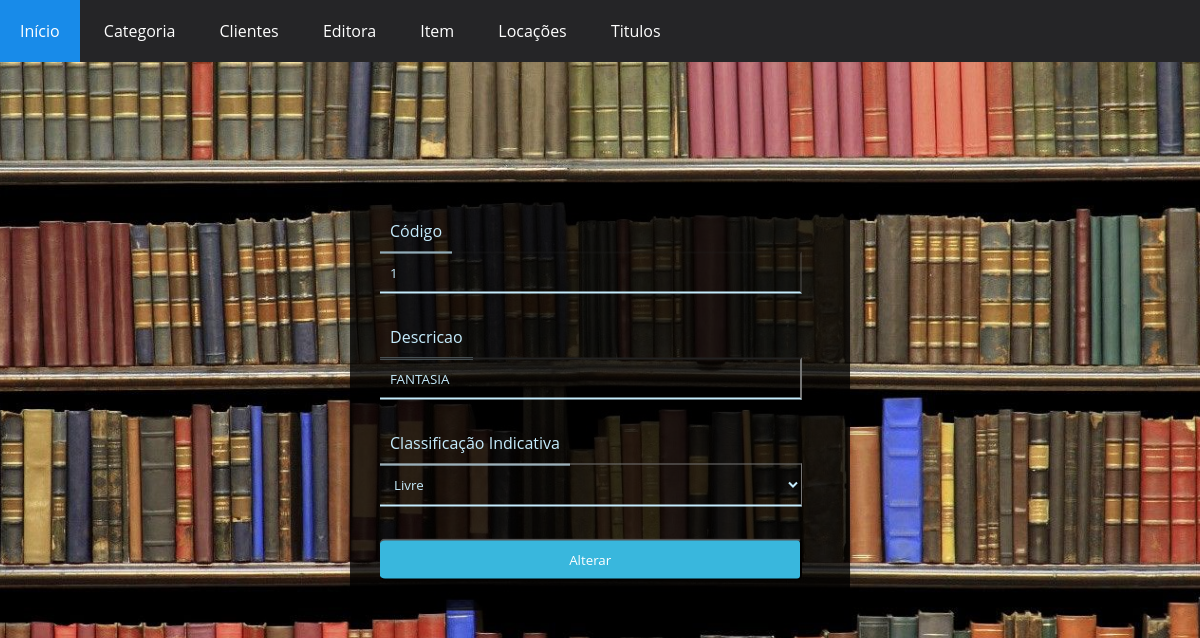
The app's page /Categoria/Alterar/alterar_Categoria.php?Id=1, older data.
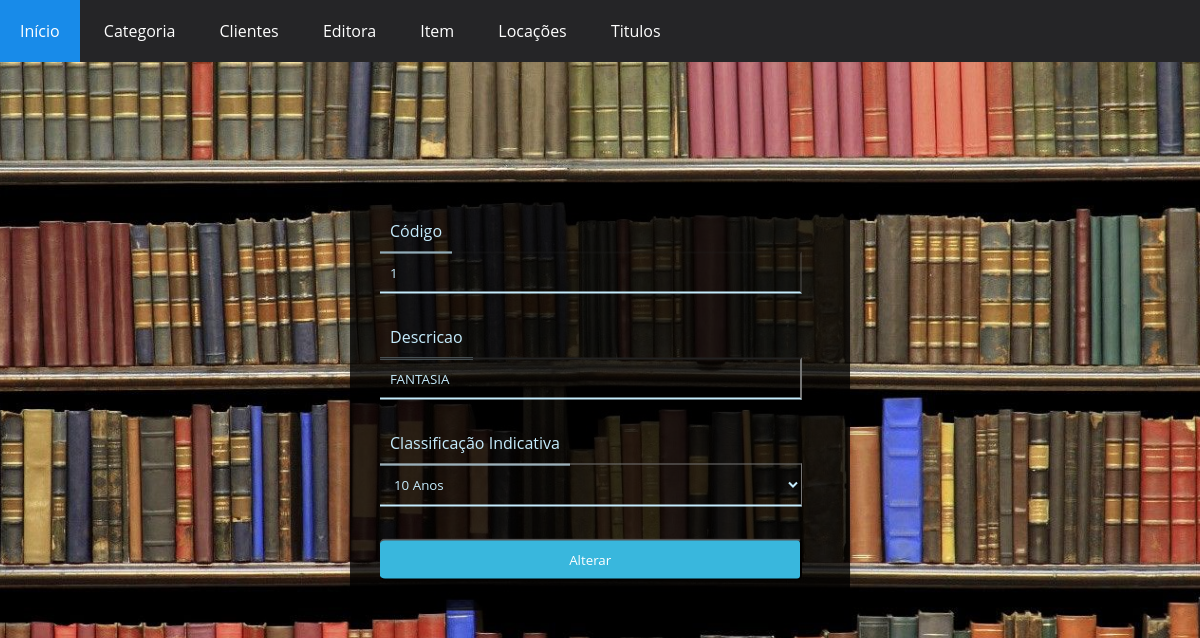
The same page, newer data.
### tables this page shows
CREATE TABLE `categoria` (
  `id_categoria` int(11) NOT NULL,
  `descricao` varchar(150) NOT NULL,
  `classificacao_indicativa` int(11) NOT NULL
);

### Categoria/Alterar/alterar_Categoria.php (the view, shortened to what this page needs)
<?php
include('../../conexao.php');
?>
<!DOCTYPE html>
<html lang="pt-br">
<head>
	<link rel="stylesheet" type="text/css" href="../../Styles/cadastro.css">
	<link rel="stylesheet" type="text/css" href="../Styles/site.css">
	<link rel="stylesheet" type="text/css" href="../../Styles/Listar.css">
</head>
<body>
	<nav id="menu-h">
		<?php
		include('../../menu.php');
		?>
	</nav>
	<div class="wrapper">
		<div class="cadastro">
			<div class="campos">
				<form action="alterar_Categoria_db.php" method="post">
					<?php
					$Id = $_GET['Id'];
					$sql = "SELECT ID_CATEGORIA AS Id,
								descricao,
								classificacao_indicativa
							FROM CATEGORIA WHERE ID_CATEGORIA = {$Id}";
					$query = mysqli_query($conexao, $sql);
					$dado = mysqli_fetch_array($query, MYSQLI_ASSOC);
					?>
					<label for="Id">Código</label><br>
					<input type="text"
						name="Id"
						id="Id"
						maxlength="11"
						value="<?php echo $Id; ?>"
						disabled="true"><br><br>
					<label for="nome">Descricao</label><br>
					<input type="text"
						name="Descricao"
						id="Descricao"
						maxlength="150"
						value="<?php echo $dado['descricao']; ?>"><br><br>
					<label for="Class_Indic">Classificação Indicativa</label><br>
					<select name="Class_Indic" id="Class_Indic">
						<option value="1" <?php if ($dado['classificacao_indicativa'] == '1') { ?>selected="selected" <?php } ?>>Livre</option>
						<option value="2" <?php if ($dado['classificacao_indicativa'] == '2') { ?>selected="selected" <?php } ?>>10 Anos</option>
					</select><br><br>
					<button class="btn" type="submit">Alterar</button>
				</form>
			</div>
		</div>
	</div>
</body>
</html>

Row changes from the older to the newer data that the page shows:
changed categoria "FANTASIA": Class_Indic (not shown) → "10 Anos"
Text that changed along with them:
form field Class_Indic: "Livre" → (not shown)
